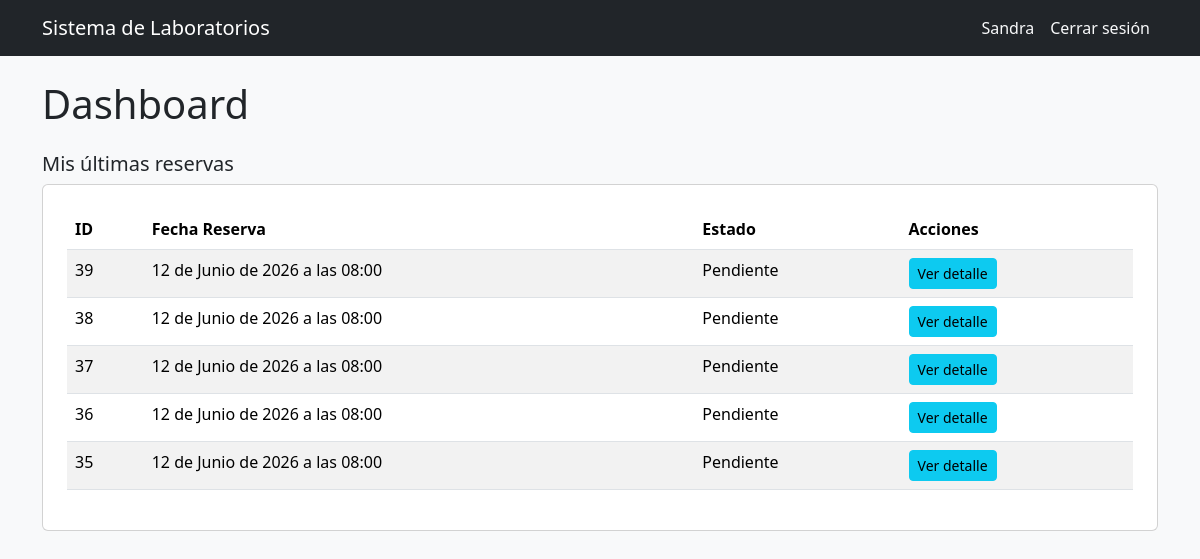
/ (signed in), run on an earlier commit of the app's database.
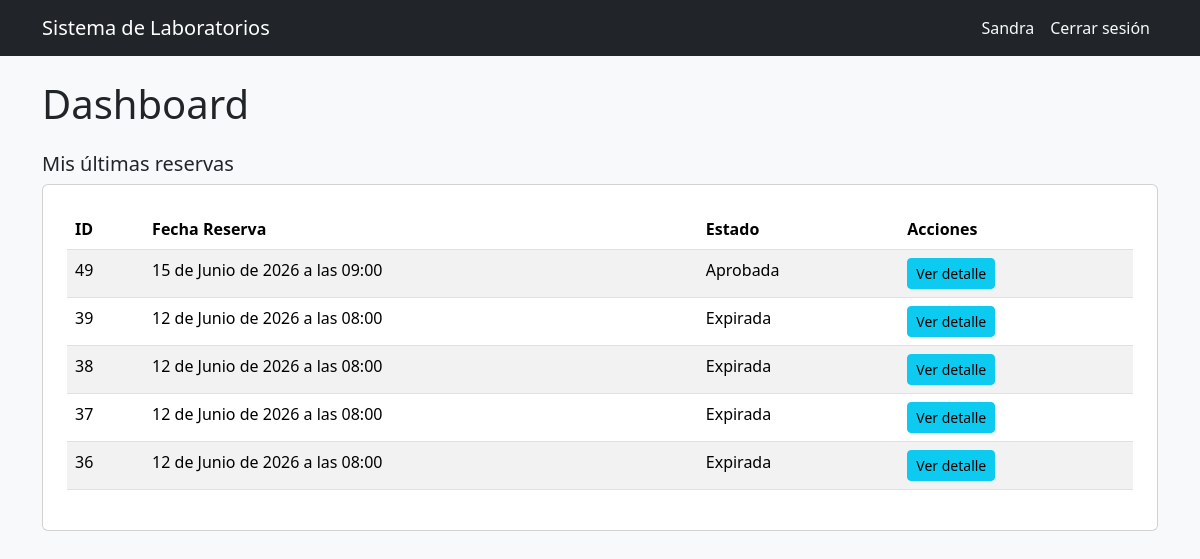
And on a later commit of the database.
### reservas/models.py (models this page shows, shortened)
class Reserva(models.Model):
    usuario = models.ForeignKey(
    'users.Usuario',
    on_delete=models.CASCADE,
    null=True,
    blank=True
)
    fecha_reserva = models.DateTimeField()
    hora_limite_retiro = models.DateTimeField(
        null=True,
        blank=True
    )
    fecha_devolucion = models.DateTimeField(
        null=True,
        blank=True
    )
    estado = models.ForeignKey(
        EstadoReserva,
        on_delete=models.CASCADE,
        null=True,
        blank=True
    )
    fecha_creacion = models.DateTimeField(auto_now_add=True)

class EstadoReserva(models.Model):
    nombre = models.CharField(max_length=50)
    def __str__(self):
        return self.nombre

### config/views.py (the view)
# urls.py: path('', dashboard, name='dashboard'),
@login_required
def dashboard(request):
    context = {}
    rol = request.user.rol.nombre if request.user.rol else None
    if rol == 'Administrador':
        context['total_items'] = ItemInventario.objects.count()
        context['items_disponibles'] = ItemInventario.objects.filter(estado__nombre='Disponible').count()
        context['items_prestados'] = ItemInventario.objects.filter(estado__nombre='Prestado').count()
        context['prestamos_activos'] = Prestamo.objects.filter(estado__nombre='Activo').count()
        context['reservas_pendientes'] = Reserva.objects.filter(estado__nombre='Pendiente').count()
        context['alertas_stock'] = [
            insumo for insumo in Insumo.objects.all()
            if insumo.stock_minimo_alcanzado()
        ]
    elif rol == 'Encargado':
        context['prestamos_activos'] = Prestamo.objects.filter(estado__nombre='Activo').count()
        context['reservas_pendientes'] = Reserva.objects.filter(estado__nombre='Pendiente').count()
    elif rol in ['Docente', 'Estudiante']:
        context['mis_reservas'] = Reserva.objects.filter(
            usuario=request.user
        ).order_by('-fecha_creacion')[:5]
    context['rol'] = rol
    return render(request, 'dashboard.html', context)

### config/context_processors.py (called while the page is built, shortened)
def notificaciones_admin(request):
    if not request.user.is_authenticated:
        return {}
    try:
        rol = request.user.rol.nombre
    except Exception:
        return {}
    if rol not in ('Administrador', 'Encargado'):
        return {}

### templates/dashboard.html (shortened to what this page needs)
{% extends 'base_general.html' %}
{% block contenido %}
<h1 class="mb-4">Dashboard</h1>
{% if rol == 'Administrador' %}
    <div class="row mb-4">
        <div class="col-md-3">
            <div class="card text-white bg-primary p-3 text-center">
                <h5>Total Ítems</h5>
                <h2>{{ total_items }}</h2>
            </div>
        </div>
        <div class="col-md-3">
            <div class="card text-white bg-success p-3 text-center">
                <h5>Disponibles</h5>
                <h2>{{ items_disponibles }}</h2>
            </div>
        </div>
        <div class="col-md-3">
            <div class="card text-white bg-warning p-3 text-center">
                <h5>Prestados</h5>
                <h2>{{ items_prestados }}</h2>
            </div>
        </div>
        <div class="col-md-3">
            <div class="card text-white bg-info p-3 text-center">
                <h5>Préstamos Activos</h5>
                <h2>{{ prestamos_activos }}</h2>
            </div>
        </div>
    </div>
    <div class="row mb-4">
        <div class="col-md-3">
            <div class="card text-white bg-secondary p-3 text-center">
                <h5>Reservas Pendientes</h5>
                <h2>{{ reservas_pendientes }}</h2>
            </div>
        </div>
    </div>
    {% if alertas_stock %}
    <div class="alert alert-warning">
        <h5>⚠️ Insumos con stock bajo</h5>
        <ul class="mb-0">
            {% for insumo in alertas_stock %}
            <li>
                <strong>{{ insumo.nombre }}</strong> —
                Disponible: {{ insumo.cantidad_disponible }} |
                Mínimo: {{ insumo.stock_minimo }}
            </li>
            {% endfor %}
        </ul>
    </div>
    {% endif %}
{% elif rol == 'Docente' or rol == 'Estudiante' %}
    <h5>Mis últimas reservas</h5>
    {% if mis_reservas %}
    <div class="card p-4">
        <table class="table table-striped">
            <thead>
                <tr>
                    <th>ID</th>
                    <th>Fecha Reserva</th>
                    <th>Estado</th>
                    <th>Acciones</th>
                </tr>
            </thead>
            <tbody>
                {% for reserva in mis_reservas %}
                <tr>
                    <td>{{ reserva.id }}</td>
                    <td>{{ reserva.fecha_reserva }}</td>
                    <td>{{ reserva.estado }}</td>
                    <td>
                        <a href="/reservas/{{ reserva.id }}/" class="btn btn-info btn-sm">
                            Ver detalle
                        </a>
                    </td>
                </tr>
                {% endfor %}
            </tbody>
        </table>
    </div>
    {% else %}
    <p class="text-muted">No tienes reservas aún. <a href="/reservas/crear/">Crear una reserva</a></p>
    {% endif %}
{% endif %}
{% endblock %}

What changed in the data, as far as the page shows it:
no longer on this page (row edited): Reserva: id "35", fecha_reserva "12 de Junio de 2026 a las 08:00", estado "Pendiente"
added Reserva: id "49", fecha_reserva "15 de Junio de 2026 a las 09:00", estado "Aprobada"
changed Reserva id 39: estado "Pendiente" → "Expirada"
changed Reserva id 38: estado "Pendiente" → "Expirada"
changed Reserva id 37: estado "Pendiente" → "Expirada"
changed Reserva id 36: estado "Pendiente" → "Expirada"
